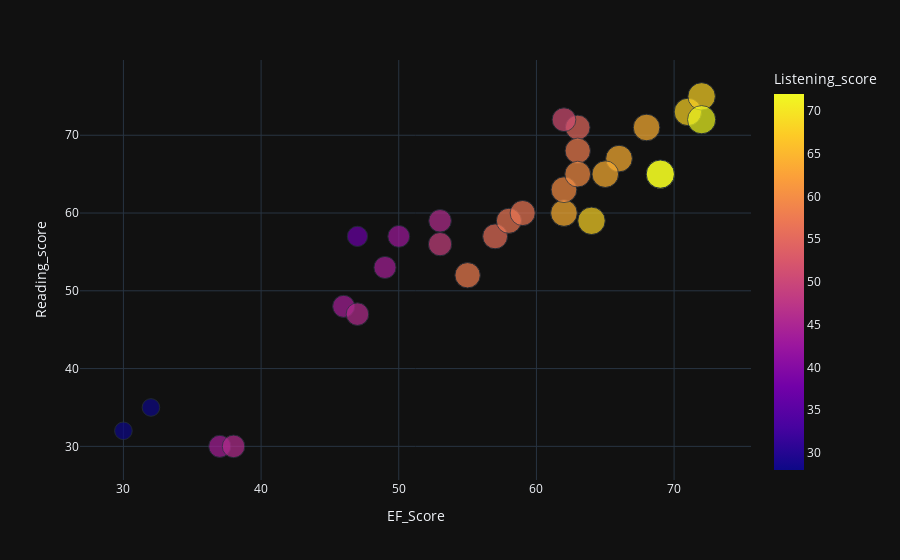

Notebook code for this chart:
### Code cell
import plotly.express as px
fig = px.scatter(df, x='EF_Score', y='Reading_score', color='Listening_score', size='Listening_score')

# Show the plot
fig.show()

### Figure 1 — Plotly figure (JSON) as saved in the notebook; plotly's stock layout.template omitted (floating-point values rounded to 4 significant figures)
{"data": [{"hovertemplate": "EF_Score=%{x}<br>Reading_score=%{y}<br>Listening_score=%{marker.color}<extra></extra>", "legendgroup": "", "marker": {"color": [28, 44, 28, 46, 37, 44, 44, 46, 43, 58, 56, 46, 57, 49, 57, 72, 64, 64, 64, 55, 72, 64, 51, 60, 58, 68, 60, 68, 68, 72], "coloraxis": "coloraxis", "size": [28, 44, 28, 46, 37, 44, 44, 46, 43, 58, 56, 46, 57, 49, 57, 72, 64, 64, 64, 55, 72, 64, 51, 60, 58, 68, 60, 68, 68, 72], "sizemode": "area", "sizeref": 0.18, "symbol": "circle"}, "mode": "markers", "name": "", "orientation": "v", "showlegend": false, "x": [30, 37, 32, 38, 47, 49, 46, 47, 50, 55, 57, 53, 58, 53, 59, 69, 62, 66, 65, 63, 69, 68, 62, 62, 63, 64, 63, 71, 72, 72], "xaxis": "x", "y": [32, 30, 35, 30, 57, 53, 48, 47, 57, 52, 57, 59, 59, 56, 60, 65, 60, 67, 65, 71, 65, 71, 72, 63, 68, 59, 65, 73, 75, 72], "yaxis": "y", "type": "scatter"}], "layout": {"xaxis": {"anchor": "y", "domain": [0.0, 1.0], "title": {"text": "EF_Score"}}, "yaxis": {"anchor": "x", "domain": [0.0, 1.0], "title": {"text": "Reading_score"}}, "coloraxis": {"colorbar": {"title": {"text": "Listening_score"}}, "colorscale": [[0.0, "#0d0887"], [0.1111, "#46039f"], [0.2222, "#7201a8"], [0.3333, "#9c179e"], [0.4444, "#bd3786"], [0.5556, "#d8576b"], [0.6667, "#ed7953"], [0.7778, "#fb9f3a"], [0.8889, "#fdca26"], [1.0, "#f0f921"]]}, "legend": {"tracegroupgap": 0, "itemsizing": "constant"}, "margin": {"t": 60}}}
